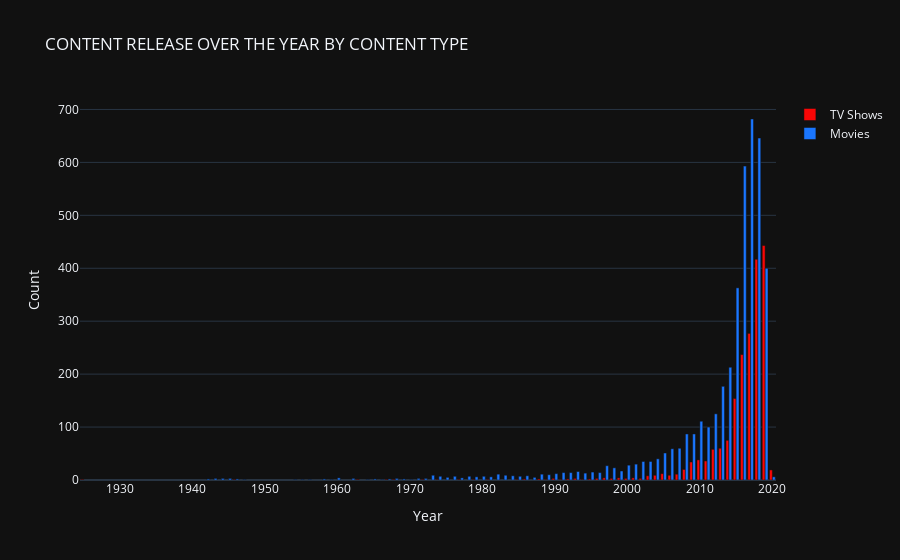

Write notebook code for a chart like this one.
### Markdown cell above
# Content released over the Years by Content Type

### Code cell
df1 = df[df["type"] == "TV Show"]
df2 = df[df["type"] == "Movie"]

temp_df1 = df1['release_year'].value_counts().reset_index()
temp_df2 = df2['release_year'].value_counts().reset_index()


# create trace1
trace1 = go.Bar(
                x = temp_df1['index'],
                y = temp_df1['release_year'],
                name="TV Shows",
                marker = dict(color = 'rgb(249, 6, 6)'))
# create trace2 
trace2 = go.Bar(
                x = temp_df2['index'],
                y = temp_df2['release_year'],
                name = "Movies",
                marker = dict(color = 'rgb(26, 118, 255)'))


layout = go.Layout(template= "plotly_dark",title = 'CONTENT RELEASE OVER THE YEAR BY CONTENT TYPE' , xaxis = dict(title = 'Year'), yaxis = dict(title = 'Count'))
fig = go.Figure(data = [trace1, trace2], layout = layout)
fig.show()

### Figure 1 — Plotly figure (JSON) as saved in the notebook; plotly's stock layout.template omitted (floating-point values rounded to 4 significant figures)
{"data": [{"marker": {"color": "rgb(249, 6, 6)"}, "name": "TV Shows", "type": "bar", "x": [2019, 2018, 2017, 2016, 2015, 2014, 2013, 2012, 2010, 2011, 2009, 2008, 2020, 2005, 2007, 2006, 2004, 2003, 2001, 1999, 1997, 1990, 1993, 1996, 1998, 2000, 2002, 1995, 1992, 1988, 1986, 1974, 1946, 1963, 1967, 1968, 1972, 1981, 1977, 1979, 1994, 1985, 1989, 1991, 1925], "y": [443, 417, 277, 237, 154, 75, 60, 58, 38, 36, 34, 20, 19, 12, 11, 9, 9, 8, 4, 4, 4, 3, 3, 3, 3, 3, 3, 2, 2, 2, 2, 1, 1, 1, 1, 1, 1, 1, 1, 1, 1, 1, 1, 1, 1]}, {"marker": {"color": "rgb(26, 118, 255)"}, "name": "Movies", "type": "bar", "x": [2017, 2018, 2016, 2019, 2015, 2014, 2013, 2012, 2010, 2011, 2008, 2009, 2007, 2006, 2005, 2004, 2002, 2003, 2001, 2000, 1997, 1998, 1999, 1993, 1995, 1992, 1991, 1996, 1994, 1990, 1988, 1982, 1989, 1973, 1983, 1984, 1986, 1978, 1980, 1976, 1974, 1985, 1981, 2020, 1979, 1987, 1975, 1977, 1960, 1968, 1972, 1944, 1945, 1962, 1971, 1943, 1958, 1942, 1965, 1967, 1969, 1946, 1954, 1966, 1970, 1947, 1955, 1959, 1964, 1956], "y": [682, 646, 593, 400, 363, 213, 177, 125, 111, 100, 87, 87, 60, 59, 51, 40, 35, 35, 30, 28, 27, 23, 17, 16, 15, 14, 14, 14, 13, 12, 11, 11, 10, 9, 9, 8, 8, 7, 7, 7, 7, 7, 6, 6, 6, 5, 5, 4, 4, 3, 3, 3, 3, 3, 3, 3, 2, 2, 2, 2, 2, 2, 1, 1, 1, 1, 1, 1, 1, 1]}], "layout": {"title": {"text": "CONTENT RELEASE OVER THE YEAR BY CONTENT TYPE"}, "xaxis": {"title": {"text": "Year"}}, "yaxis": {"title": {"text": "Count"}}}}
